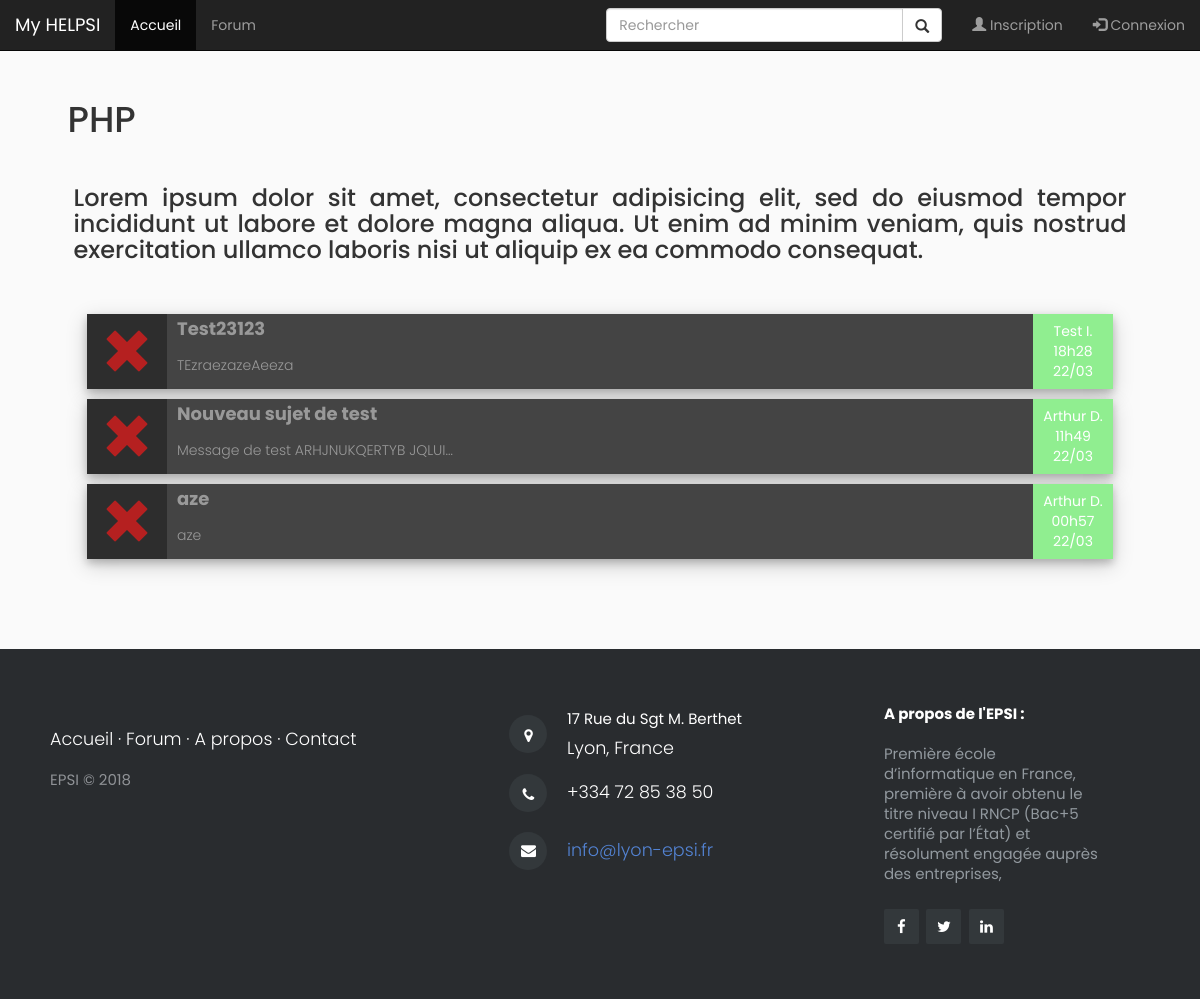
Page /topic.php?page=php on the committed database.
### tables this page shows
CREATE TABLE `post` (
  `post_id` int(8) NOT NULL,
  `post_forum` varchar(50) NOT NULL,
  `post_estreponsea` int(8) DEFAULT NULL,
  `post_titre` varchar(100) DEFAULT NULL,
  `post_message` varchar(5000) NOT NULL,
  `post_auteur` int(8) NOT NULL,
  `post_datecreation` datetime NOT NULL,
  `post_estorigine` int(1) NOT NULL,
  `post_statut` int(1) DEFAULT NULL
);

CREATE TABLE `utilisateur` (
  `uti_id` int(11) NOT NULL,
  `uti_nom` varchar(25) DEFAULT NULL,
  `uti_prenom` varchar(25) DEFAULT NULL,
  `uti_pdp` varchar(100) NOT NULL,
  `uti_classe` varchar(25) DEFAULT NULL,
  `uti_mail` varchar(50) DEFAULT NULL,
  `uti_sexe` varchar(25) DEFAULT NULL,
  `uti_mdp` varchar(25) DEFAULT NULL,
  `uti_campus` varchar(25) DEFAULT NULL,
  `uti_messages_envoyes` int(11) DEFAULT '0',
  `uti_derniere_connexion` date DEFAULT NULL,
  `uti_estadmin` tinyint(1) NOT NULL
);

### topic.php (the view, shortened to what this page needs)
<link rel="stylesheet" type="text/css" href="css/topic.css"/>
<?php
include('header.php');
$listeTopics = array("htmlcss", "php", "js", "bdd", "c", "csharp", "python", "batch", "perl", "ruby", "vbnet", "phpframework",
"jsframework", "linux", "windows", "mobile", "anglais", "francais", "maths", "algo", "reseaux", "management", "economie");
if (isset($_GET['page'])) {
  if (in_array($_GET['page'], $listeTopics)) {
    $pageTemp = $_GET['page'];
  } else {
    header('Location: forum.php');
  }
}
switch ($pageTemp) {
  case "php":
  $page = "PHP";
  break;
}
$desc = "Lorem ipsum dolor sit amet, consectetur adipisicing elit, sed do eiusmod tempor incididunt ut labore et dolore magna aliqua. Ut enim ad minim veniam, quis nostrud exercitation ullamco laboris nisi ut aliquip ex ea commodo consequat.";
?>
<div class="container">
  <div class="row">
    <div class="col-12 col-md-8">
      <h1 id="topic_titre"><?php echo $page; ?></h1>
    </div>
    <div class="col-6 col-md-4">
    </div>
  </div>
  <div class="row">
    <h3 id="topic_description"><?php echo $desc; ?></h3>
  </div>
<?php
$req_post = $bdd -> prepare("SELECT * FROM post WHERE post_forum = ? AND post_estorigine = 1 ORDER BY post_datecreation DESC");
$req_post -> execute(array($pageTemp));
$post_infos = $req_post->fetchAll();
foreach ($post_infos as $post_info) {
  $req_uti = $bdd -> prepare("SELECT * FROM utilisateur WHERE uti_id = ?");
  $req_uti -> execute(array($post_info["post_auteur"]));
  $uti_infos = $req_uti->fetch();
  ?>
  <a href="discussion.php?id=<?php echo $post_info['post_id']; ?>">
    <div id="topic_container" class="row">
      <?php
      if ($post_info["post_statut"] == 2) {
        echo "<div class='topicgreen glyphicon glyphicon-ok' id='topic_etat' class='col'></div>";
      } else {
        echo "<div class='topicred glyphicon glyphicon-remove' id='topic_etat' class='col'></div>";
      }
      ?>
      <?php $date = strtotime($post_info["post_datecreation"]); ?>
      <div id="topic_recent" class="col">
        <?php echo $uti_infos['uti_prenom']." ".substr($uti_infos['uti_nom'], 0, 1)."."; ?> <?php echo date('H', $date)."h".date('i', $date)."</br>".date('d', $date)."/".date('m', $date); ?>
      </div>
      <div id="topic_resume" class="col">
        <?php echo "<p id='topic_sujet_titre' class='topic_truncate'>".substr($post_info['post_titre'], 0, 40)."</p>"; ?>
        <?php echo "\n<p id='topic_sujet_message' class='topic_truncate'>".substr($post_info['post_message'], 0, 50)."</p>"; ?>
      </div>
    </div>
  </a>
<?php } ?>
</div>
<link rel="stylesheet" type="text/css" href="css/compte.css"/>
<?php include('footer.php'); ?>

### css/topic.css (style rules this page uses)
.glyphicon.topicred { padding-top: 13px; padding-left: 15px; font-size: 50px; color: #b52020; }
#topic_titre { margin-left: 5%; float: left; }
#topic_description { margin-left: 5%; margin-right: 5%; margin-top: 35px; text-align: justify; }
#topic_container { margin-right: 5%; margin-left: 5%; height: 75px; color: white; background-color: #444444; margin-bottom: 10px; box-shadow: 0 4px 8px 0 rgba(0, 0, 0, 0.2), 0 6px 20px 0 rgba(0, 0, 0, 0.19); word-wrap: break-word; }
#topic_etat { margin-top: -1px; height: 75px; width: 80px; float: left; background-color: #2d2d2d; }
#topic_recent { height: 75px; width: 80px; float: right; background-color: lightgreen; padding-top: 7px; text-align: center; }
#topic_resume { padding-left: -50px; height: 75px; width: 28%; float: left; }
#topic_sujet_titre { padding-left: 10px; font-size: 18px; font-weight: bold; }
#topic_sujet_message { padding-left: 10px; font-size: 14px; }
.topic_truncate { white-space: nowrap; overflow: hidden; text-overflow: ellipsis; max-width: 4000px; }

### css/compte.css (style rules this page uses)
body { font-family: 'Poppins', sans-serif; background: #fafafa; }
p { font-family: 'Poppins', sans-serif; font-size: 1.1em; font-weight: 300; line-height: 1.7em; color: #999; }
a, a:hover, a:focus { color: inherit; text-decoration: none; transition: all 0.3s; }

### rows in the picture
post: post_statut 1 (drawn), utilisateur.uti_prenom "Test", utilisateur.uti_nom "I", post_datecreation "18", post_datecreation "28", post_datecreation "22", post_datecreation "03", post_titre "Test23123", post_message "TEzraezazeAeeza"
post: post_statut 1 (drawn), utilisateur.uti_prenom "Arthur", utilisateur.uti_nom "D", post_datecreation "11", post_datecreation "49", post_datecreation "22", post_datecreation "03", post_titre "Nouveau sujet de test", post_message "Message de test ARHJNUKQERTYB JQLUI…"
post: post_statut 1 (drawn), utilisateur.uti_prenom "Arthur", utilisateur.uti_nom "D", post_datecreation "00", post_datecreation "57", post_datecreation "22", post_datecreation "03", post_titre "aze", post_message "aze"

### other values in the picture
$page "PHP"
